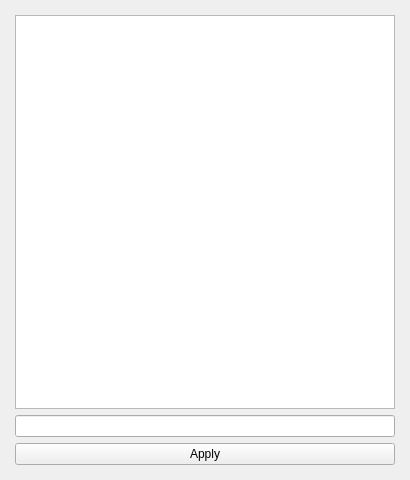
<?xml version="1.0" encoding="UTF-8"?>
<ui version="4.0">
 <class>wdgDialogDetachBarcode</class>
 <widget class="QWidget" name="wdgDialogDetachBarcode">
  <property name="geometry">
   <rect>
    <x>0</x>
    <y>0</y>
    <width>410</width>
    <height>480</height>
   </rect>
  </property>
  <property name="minimumSize">
   <size>
    <width>410</width>
    <height>480</height>
   </size>
  </property>
  <property name="windowTitle">
   <string>Detach Barcode</string>
  </property>
  <layout class="QVBoxLayout" name="verticalLayout_wdgDialogDetachBarcode">
   <property name="leftMargin">
    <number>6</number>
   </property>
   <property name="topMargin">
    <number>6</number>
   </property>
   <property name="rightMargin">
    <number>6</number>
   </property>
   <property name="bottomMargin">
    <number>6</number>
   </property>
   <item>
    <widget class="QWidget" name="widget_Detach_Barcode" native="true">
     <layout class="QVBoxLayout" name="verticalLayout_widget_Detach_Barcode">
      <item>
       <widget class="QListWidget" name="listWidget_Barcodes">
        <property name="defaultDropAction">
         <enum>Qt::IgnoreAction</enum>
        </property>
        <property name="alternatingRowColors">
         <bool>true</bool>
        </property>
       </widget>
      </item>
      <item>
       <widget class="QLineEdit" name="lineEdit_Barcode">
        <property name="maxLength">
         <number>13</number>
        </property>
       </widget>
      </item>
      <item>
       <widget class="themePushButton" name="pushButton_Apply">
        <property name="text">
         <string>Apply</string>
        </property>
        <property name="icon">
         <iconset resource="resources.qrc">
          <normaloff>:/icon/icons/confirm.svgz</normaloff>:/icon/icons/confirm.svgz</iconset>
        </property>
       </widget>
      </item>
     </layout>
    </widget>
   </item>
  </layout>
 </widget>
 <customwidgets>
  <customwidget>
   <class>themePushButton</class>
   <extends>QPushButton</extends>
   <header>theme.hpp</header>
  </customwidget>
 </customwidgets>
 <resources>
  <include location="resources.qrc"/>
 </resources>
 <connections/>
</ui>
